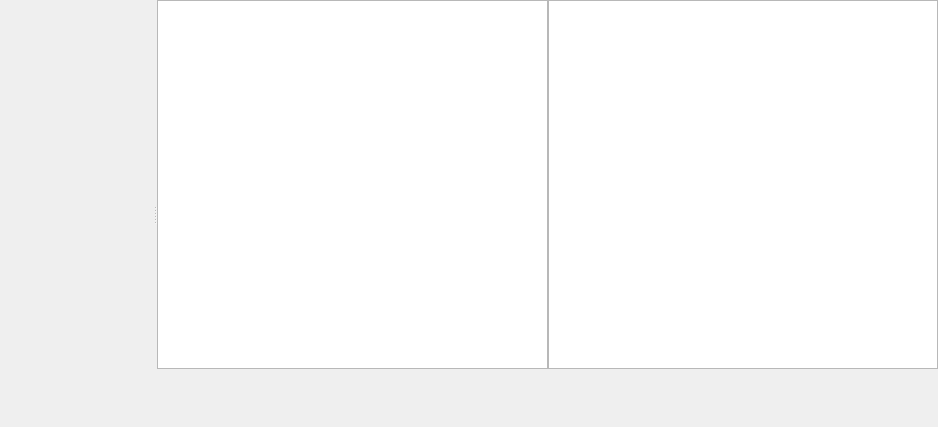
<?xml version="1.0" encoding="UTF-8"?>
<ui version="4.0">
 <class>Q_Cal_TX_Pwr_Widget</class>
 <widget class="QWidget" name="Q_Cal_TX_Pwr_Widget">
  <property name="geometry">
   <rect>
    <x>0</x>
    <y>0</y>
    <width>938</width>
    <height>427</height>
   </rect>
  </property>
  <property name="windowTitle">
   <string>Form</string>
  </property>
  <layout class="QHBoxLayout" name="horizontalLayout_2" stretch="0">
   <property name="spacing">
    <number>0</number>
   </property>
   <property name="leftMargin">
    <number>0</number>
   </property>
   <property name="topMargin">
    <number>0</number>
   </property>
   <property name="rightMargin">
    <number>0</number>
   </property>
   <property name="bottomMargin">
    <number>0</number>
   </property>
   <item>
    <widget class="QSplitter" name="splitter1">
     <property name="orientation">
      <enum>Qt::Horizontal</enum>
     </property>
     <widget class="Q_Config_Result_Widget" name="config_result" native="true"/>
     <widget class="QSplitter" name="splitter0">
      <property name="orientation">
       <enum>Qt::Vertical</enum>
      </property>
      <property name="handleWidth">
       <number>0</number>
      </property>
      <widget class="QWidget" name="">
       <layout class="QHBoxLayout" name="horizontalLayout">
        <property name="spacing">
         <number>0</number>
        </property>
        <item>
         <widget class="Q_Table_View" name="tableViewOutput"/>
        </item>
        <item>
         <widget class="Q_Table_View" name="tableViewIO"/>
        </item>
       </layout>
      </widget>
      <widget class="QwtPlot" name="plot"/>
     </widget>
    </widget>
   </item>
  </layout>
 </widget>
 <customwidgets>
  <customwidget>
   <class>Q_Table_View</class>
   <extends>QTableView</extends>
   <header>table_view.hpp</header>
  </customwidget>
  <customwidget>
   <class>Q_Config_Result_Widget</class>
   <extends>QWidget</extends>
   <header>config_result.h</header>
   <container>1</container>
  </customwidget>
  <customwidget>
   <class>QwtPlot</class>
   <extends>QFrame</extends>
   <header location="global">qwt_plot.h</header>
   <container>1</container>
  </customwidget>
 </customwidgets>
 <resources/>
 <connections/>
</ui>
